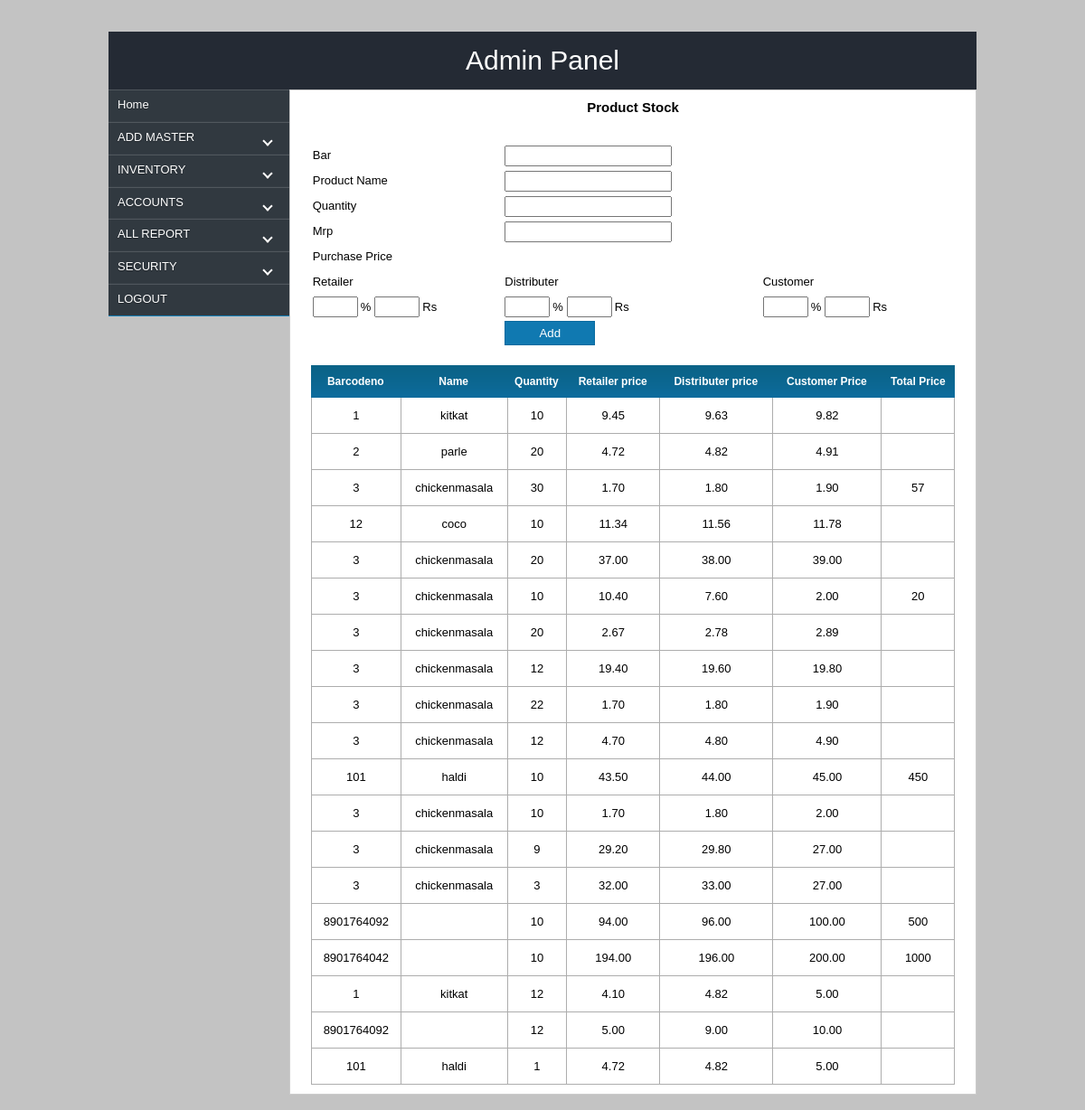
Page /admin/addstock.php (signed in) on the committed database.
### tables this page shows
CREATE TABLE IF NOT EXISTS `stock` (
  `id` int(11) NOT NULL AUTO_INCREMENT,
  `product_id` varchar(300) NOT NULL,
  `quantity` varchar(200) NOT NULL,
  `price` float(10,2) NOT NULL,
  `retailer_price` float(10,2) NOT NULL,
  `distributer_price` float(10,2) NOT NULL,
  `totprice` varchar(200) NOT NULL,
  `barcode` varchar(300) NOT NULL,
  `uniqueid` varchar(300) NOT NULL,
  `date` date NOT NULL,
  `cat` varchar(200) NOT NULL,
  `comp` varchar(200) NOT NULL,
  `order_no` varchar(200) NOT NULL,
  PRIMARY KEY (`id`)
);

CREATE TABLE IF NOT EXISTS `product` (
  `id` int(11) NOT NULL AUTO_INCREMENT,
  `prod_name` varchar(300) NOT NULL,
  `category` varchar(200) NOT NULL,
  `company` varchar(200) NOT NULL,
  `minimum` varchar(200) NOT NULL,
  `barcode` varchar(200) NOT NULL,
  `retailer` float(10,2) NOT NULL,
  `distributer` float(10,2) NOT NULL,
  `customer` float(10,2) NOT NULL,
  PRIMARY KEY (`id`)
);

### admin/addstock.php (the view, shortened to what this page needs)
<?php
if(!$_SESSION['user'])
{
header("location:../index.php");
}
else
{
 ?>
<html>
<head>
<link href="css/style.css" rel="stylesheet"  type="text/css"/>
<link rel="stylesheet" href="css/jquery-ui.css">
</head>
<body onLoad="focs()">
    <div id="wrapper">
       <div id="header">Admin Panel</div>
	   <div id="con">
         <div id="container" style="font-size: 10px;">
            <div id="lcontainer">
                <?php include_once('menu.php');?>
            </div>
            <div id="rcontainer" align="middle">
                <div class="content2">
				<h3>Product Stock</h3>
				</div>
				<div class="content3">
				    <form name="f" action="insert_stock.php" method="post" enctype="multipart/form-data" onSubmit="return valid();">
				    <table class="table" style="width:100%;">
					<tr>
					<td>Bar</td>
					<td colspan="2"><input type="text" name="bar" id="bar" onBlur="return fetchdet(this.value);" class="text"></td>
					</tr>
					<tbody id="prodetail">
					<tr>
					    <td>Product Name</td>
					    <td colspan="2">
						<input type="text" name="productname" id="productname" class="text">
						</td>
					</tr>
					<tr>
						<td>Quantity</td>
						<td><input type="text" name="quant"  onBlur="return chec(this.value);" class="text" id="qtyid"/></td>
						<td id="stk"></td>
					</tr>
					<tr>
						<td>Mrp</td>
						<td colspan="2"><input type="text" name="mrp" id="mrp" class="text"></td>
					</tr>
					<tr>
						<td colspan="3">Purchase Price</td>
					</tr>
					<tr>
						<td>Retailer</td>
						<td>Distributer</td>
						<td>Customer</td>
					</tr>
					<tr>
					<td><input type="text" name="retailpcnt" id="retailpcnt" class="text" style="width: 50px; margin-right:3px;" />%<input type="text" name="priceretailer" id="priceretailer" class="text"  style="width: 50px;  margin-right:3px;margin-left:4px;"/>Rs</td>
					<td><input type="text" name="distpcnt" id="distpcnt" class="text"  style="width: 50px; margin-right:3px;"  />%<input type="text" name="pricedistributer" id="pricedistributer" class="text" style="width: 50px; margin-right:3px;margin-left:4px;"/>Rs</td>
					<td><input type="text" name="custpcnt" id="custpcnt" class="text" style="width: 50px; margin-right:3px;"  />%<input type="text" name="price" id="price" class="text"  style="width: 50px; margin-right:3px;margin-left:4px;"/>Rs</td>
					</tr>
					</tbody>
					<tr>
					    <td>&nbsp;</td>
					    <td><input type="submit" name="submit" value="Add" class="btn" class="button2"/></td>
					     <td>&nbsp;</td>
					</tr>
				    </table>
				    </form>
				   <table class="table" cellspacing="0" cellpadding="0" style="line-height:3;" align="center">
					<tr style="background:url(image/yellow.png); color:#fff; height:25px; font-size:12px;">
						<th>Barcodeno</th>
						<th>Name</th>
						<th>Quantity</th>
						<th>Retailer price</th>
						<th>Distributer price</th>
						<th> Customer Price</th>
						<th> Total Price</th>
					</tr>
					<?php
					$fetstock=mysql_query("select * from `stock`");
					while($resstock=mysql_fetch_array($fetstock))
					{
					    $getname=mysql_query("select * from `product` where `barcode`='$resstock[barcode]'")or die(mysql_error());
					    $resname=mysql_fetch_array($getname);
					?>
					<tr>
						<td class="td"><?php echo $resstock['barcode'];?></td>
						<td class="td"><?php echo $resname['prod_name'];?></td>
						<td class="td"><?php echo $resstock['quantity'];?></td>
						<td class="td"><?php echo $resstock['retailer_price'];?></td>
						<td class="td"><?php echo $resstock['distributer_price'];?></td>
						<td class="td"><?php echo $resstock['price'];?></td>
						<td class="td" style="border-right:1px solid #adadad;"><?php echo $resstock['totprice'];?></td>
					</tr>
					<?php
					}
					?>
				    </table>
				</div>
         </div>
        </div>
	</div>
    </div>
</body>
</html>
 <?php
 }
 ?>

### admin/css/style.css (style rules this page uses)
* { margin:0px; padding:0px; }
body { background:url('../image/yllw.jpg') no-repeat; background-size:100% 100%; background:#c3c3c3; }
#wrapper { width:960px;margin:0 auto; margin-top:35px; }
#header { width:930px; height:auto; padding:15px; background:rgba(255,255,255,0.5); text-align: center; font-family: fantasy; font-family:arial;font-size:30px; background:#333; color:#fff; background:#242a34; }
#con { width:100%; height:auto; float:left; margin-bottom:20px; }
#container { width:960px; margin:auto; background:#fff; }
#lcontainer { width:200px; float: left; height:auto; background:rgba(255,255,225,0.5); }
#rcontainer { width:758px; float:left; min-height:500px;height:auto; background:#fff; border:1px solid #ccc; }
.table { font-family:arial; font-size:13px; width:400px; height:0px; margin-top:20px; margin-bottom:10px; line-height:2; width:100%; }
h3 { font-family:arial; font-size:15px; width:300px; }
.text { padding:2px; }
.td { border-left:1px solid #adadad; border-bottom:1px solid #adadad; text-align:center; }
.btn { width:60px; padding:2px; }

### admin/styles.css (style rules this page uses)
.content2 { width:90%; height:auto; float:left; font-family:arial; font-size:14px; margin-top:10px; margin-left:5%; }
.content3 { width:94%; height:auto; float:left; margin-top:10px; font-family:arial; margin-left:3%; }
.btn { width:100px; height:auto; float:left; padding:5px; background:#1079b1; border:none; color:#fff; text-align:center; font-family:Arial, Helvetica, sans-serif; border:1px solid #066a9f; }

### rows in the picture
stock: barcode "1", product.prod_name "kitkat", quantity "10", retailer_price "9.45", distributer_price "9.63", price "9.82"
stock: barcode "2", product.prod_name "parle", quantity "20", retailer_price "4.72", distributer_price "4.82", price "4.91"
stock: barcode "3", product.prod_name "chickenmasala", quantity "30", retailer_price "1.70", distributer_price "1.80", price "1.90", totprice "57"
stock: barcode "12", product.prod_name "coco", quantity "10", retailer_price "11.34", distributer_price "11.56", price "11.78"
stock: barcode "3", product.prod_name "chickenmasala", quantity "20", retailer_price "37.00", distributer_price "38.00", price "39.00"
stock: barcode "3", product.prod_name "chickenmasala", quantity "10", retailer_price "10.40", distributer_price "7.60", price "2.00", totprice "20"
stock: barcode "3", product.prod_name "chickenmasala", quantity "20", retailer_price "2.67", distributer_price "2.78", price "2.89"
stock: barcode "3", product.prod_name "chickenmasala", quantity "12", retailer_price "19.40", distributer_price "19.60", price "19.80"
stock: barcode "3", product.prod_name "chickenmasala", quantity "22", retailer_price "1.70", distributer_price "1.80", price "1.90"
stock: barcode "3", product.prod_name "chickenmasala", quantity "12", retailer_price "4.70", distributer_price "4.80", price "4.90"
stock: barcode "101", product.prod_name "haldi", quantity "10", retailer_price "43.50", distributer_price "44.00", price "45.00", totprice "450"
stock: barcode "3", product.prod_name "chickenmasala", quantity "10", retailer_price "1.70", distributer_price "1.80", price "2.00"
stock: barcode "3", product.prod_name "chickenmasala", quantity "9", retailer_price "29.20", distributer_price "29.80", price "27.00"
stock: barcode "3", product.prod_name "chickenmasala", quantity "3", retailer_price "32.00", distributer_price "33.00", price "27.00"
stock: barcode "8901764092", quantity "10", retailer_price "94.00", distributer_price "96.00", price "100.00", totprice "500"
stock: barcode "8901764042", quantity "10", retailer_price "194.00", distributer_price "196.00", price "200.00", totprice "1000"
stock: barcode "1", product.prod_name "kitkat", quantity "12", retailer_price "4.10", distributer_price "4.82", price "5.00"
stock: barcode "8901764092", quantity "12", retailer_price "5.00", distributer_price "9.00", price "10.00"
stock: barcode "101", product.prod_name "haldi", quantity "1", retailer_price "4.72", distributer_price "4.82", price "5.00"
